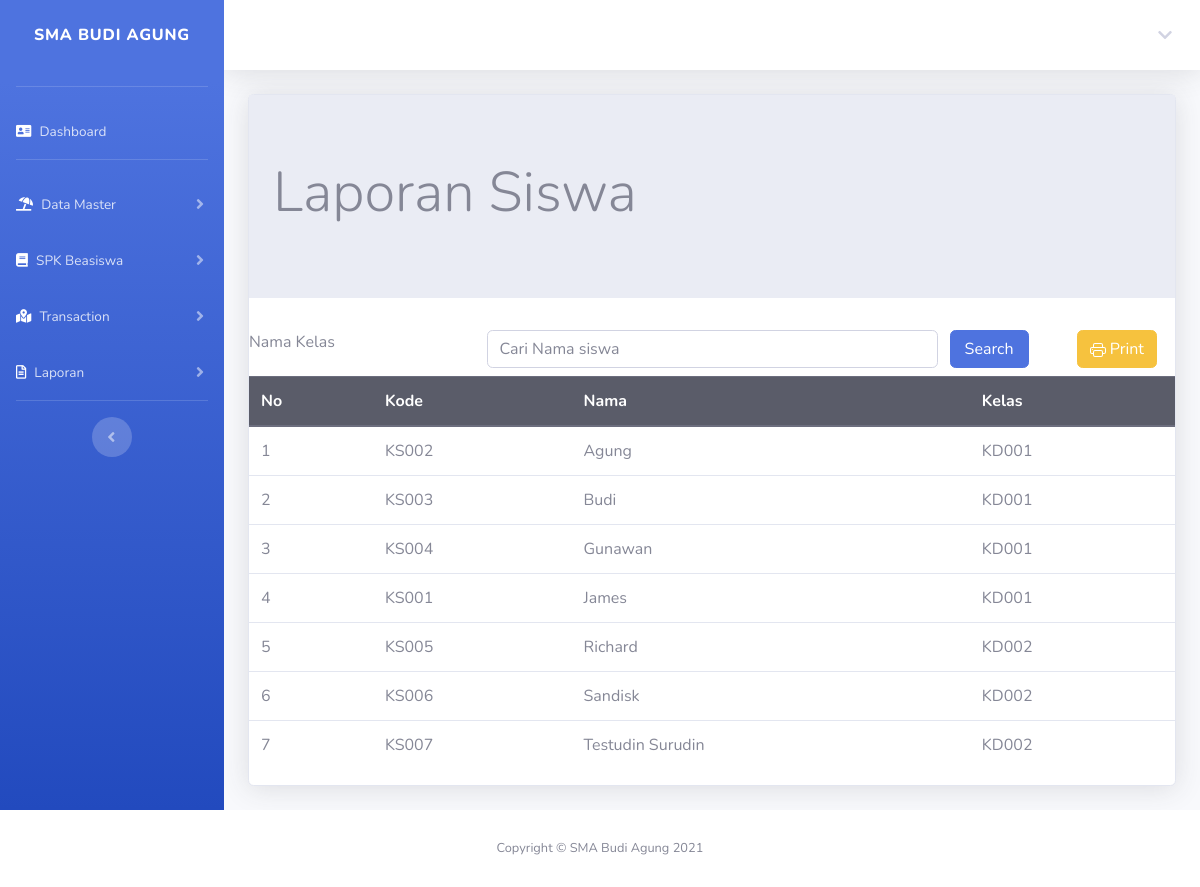
The page /laporanSeluruhSiswa.php (signed in) on the database its author committed.
### tables this page shows
CREATE TABLE `kelasdetail` (
  `id` int(11) NOT NULL,
  `kode_kelas` varchar(100) NOT NULL,
  `kode_siswa` varchar(100) NOT NULL
);

CREATE TABLE `siswa` (
  `id` int(11) NOT NULL,
  `kode_siswa` varchar(10) NOT NULL,
  `nama_siswa` varchar(100) NOT NULL,
  `notelp_siswa` varchar(20) NOT NULL,
  `alamat_siswa` varchar(100) NOT NULL,
  `email_siswa` varchar(100) NOT NULL
);

### laporanSeluruhSiswa.php (the view, shortened to what this page needs)
<!DOCTYPE html>
<?php
include "includes/config.php";
?> <h1>Anda Harus Mengisi Data</h1>
<?php
$siswa = mysqli_query($connection, "Select * from siswa join kelasdetail on siswa.kode_siswa = kelasdetail.kode_siswa order by siswa.nama_siswa asc");
?>
<html lang="en">
<head>
    <link rel="stylesheet" type="text/css" href="css/bootstrap.min.css">
</head>
<?php include "header.php"; ?>
<div class="container-fluid">
    <div class="card shadow mb-4">
        <body>
            <div class="jumbotron jumbotron-fluid">
                <div class="container">
                    <h1 class="display-4">Laporan Siswa</h1>
                </div>
            </div>
            <form method="POST">
                <div class="form-group row mb-2">
                    <label for="search" class="col-sm-3">Nama Kelas</label>
                    <div class="col-sm-6">
                        <input type="text" name="search" class="form-control" id="search" value="<?php if (isset($_POST['search'])) {
                                                                                                        echo $_POST['search'];
                                                                                                    } ?>" placeholder="Cari Nama siswa  ">
                    </div>
                    <input type="submit" name="kirim" class="col-sm-1 btn btn-primary" value="Search">
            </form>
            <a href="laporanSiswaCetak.php" target="_blank" class="btn btn-warning ml-5">
                 Print
            </a>
    </div>
    <table class="table table success">
        <thead class="thead-dark">
            <tr>
                <th>No</th>
                <th>Kode</th>
                <th>Nama</th>
                <th>Kelas</th>
            </tr>
        </thead>
        <tbody>
            <?php
            if (isset($_POST["kirim"])) {
                $search = $_POST['search'];
                $query = mysqli_query($connection, "Select * from siswa join kelasdetail on siswa.kode_siswa = kelasdetail.kode_siswa  where siswa.nama_siswa like '%" . $search . "%' order by siswa.nama_siswa asc");
            } else {
                $query = $siswa;
            }
            $nomor = 1;
            while ($row = mysqli_fetch_array($query)) { ?>
                <tr>
                    <td><?php echo $nomor; ?></td>
                    <td><?php echo $row['kode_siswa']; ?></td>
                    <td><?php echo $row['nama_siswa']; ?></td>
                    <td><?php echo $row['kode_kelas']; ?></td>
                </tr>
                <?php $nomor = $nomor + 1; ?>
            <?php } ?>
        </tbody>
    </table>
</div>
</body>
<?php include "footer.php"; ?>
</html>

### rows shown on the page
kelasdetail: kode_siswa "KS002", siswa.nama_siswa "Agung", kode_kelas "KD001"
kelasdetail: kode_siswa "KS003", siswa.nama_siswa "Budi", kode_kelas "KD001"
kelasdetail: kode_siswa "KS004", siswa.nama_siswa "Gunawan", kode_kelas "KD001"
kelasdetail: kode_siswa "KS001", siswa.nama_siswa "James", kode_kelas "KD001"
kelasdetail: kode_siswa "KS005", siswa.nama_siswa "Richard", kode_kelas "KD002"
kelasdetail: kode_siswa "KS006", siswa.nama_siswa "Sandisk", kode_kelas "KD002"
kelasdetail: kode_siswa "KS007", siswa.nama_siswa "Testudin Surudin", kode_kelas "KD002"
